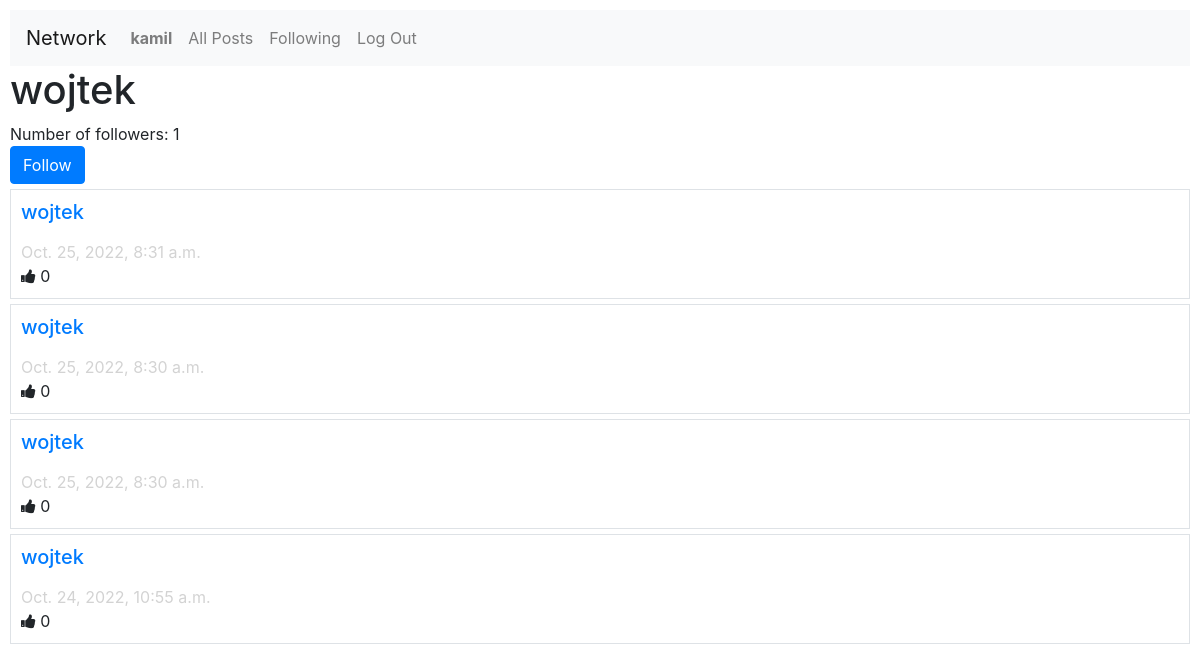
Screenshot of /profile/wojtek (signed in) with the database file from the repository.
### network/models.py (models this page shows, shortened)
class User(AbstractUser):
    pass
    number_followers = models.IntegerField(default = 0)
    def __str__(self):
        return self.username

class Post(models.Model):
    author = models.ForeignKey(User, on_delete=models.CASCADE)
    body = models.CharField(max_length = 1024)
    time_stamp = models.DateTimeField(auto_now_add = True)
    likes = models.PositiveIntegerField(default = 0)

### network/views.py (the view)
# urls.py: path("profile/<str:user>", views.profile, name="profile"),
def profile(request,user):
    flag = True
    author = User.objects.get(username = user)
    followings = request.user.followings.all()
    for following in followings:
        if following.followed == author:
            flag = False
    followers = author.followers.count()
    author.number_followers = followers
    author.save()
    posts = Post.objects.filter(author = author).order_by('-time_stamp')
    return render(request, "network/profile.html", {
        'posts':posts,
        'author': author,
        'flag': flag
    })

### network/templates/network/profile.html (shortened to what this page needs)
{% extends "network/layout.html" %}
{% block body %}
    <h1>{{author.username}}</h1>
    <span>Number of followers: {{ author.number_followers }}</span>
    {% if user != author %}
        <form action="follow/{{author.username}}" method="post">
            {% if flag %}
                <button id = "follow" type="submit" class="btn btn-primary"> Follow </button>
            {% else %}
                <button id = "unfollow" type="submit" class="btn btn-primary"> Unfollow </button>
            {% endif %}
        </form>
    {% endif %}
    {% for post in posts %}
    <div class="border post">
        <h5><a href = "{% url 'profile' post.author %}">{{post.author}}</a></h5>
        <span id="timestamp">{{post.time_stamp}}</span><br>
        <span id="likes"><i class="fa fa-thumbs-up"></i> {{post.likes}}</span>
    </div>
    {%endfor%}
{% endblock %}

### network/templates/network/layout.html (shortened to what this page needs)
{% load static %}
<!DOCTYPE html>
<html lang="en">
    <head>
        <link rel="stylesheet" href="https://stackpath.bootstrapcdn.com/bootstrap/4.4.1/css/bootstrap.min.css">
        <link href="{% static 'network/styles.css' %}" rel="stylesheet">
        <link rel="stylesheet" href="https://cdnjs.cloudflare.com/ajax/libs/font-awesome/4.7.0/css/font-awesome.min.css">
    </head>
    <body>
        <nav class="navbar navbar-expand-lg navbar-light bg-light">
            <a class="navbar-brand" href="#">Network</a>
            <div>
              <ul class="navbar-nav mr-auto">
                {% if user.is_authenticated %}
                    <li class="nav-item">
                        <a class="nav-link" href="{% url 'profile' user %}"><strong>{{ user.username }}</strong></a>
                    </li>
                {% endif %}
                <li class="nav-item">
                  <a class="nav-link" href="{% url 'index' %}">All Posts</a>
                </li>
                {% if user.is_authenticated %}
                    <li class="nav-item">
                        <a class="nav-link" href="{% url 'following' %}">Following</a>
                    </li>
                    <li class="nav-item">
                        <a class="nav-link" href="{% url 'logout' %}">Log Out</a>
                    </li>
                {% endif %}
              </ul>
            </div>
          </nav>
        <div class="body">
            {% block body %}
            {% endblock %}
        </div>
    </body>
</html>

### network/static/network/styles.css (style rules this page uses)
body { padding: 10px; }
.post { padding: 10px; margin-bottom: 5px; }
#timestamp { color: lightgrey; }
#follow { margin-bottom: 5px; }

### rows the page displays
User: username "kamil"
User: username "wojtek", number_followers "1"
Post: author "wojtek", time_stamp "Oct. 25, 2022, 8:31 a.m.", likes "0"
Post: author "wojtek", time_stamp "Oct. 25, 2022, 8:30 a.m.", likes "0"
Post: author "wojtek", time_stamp "Oct. 25, 2022, 8:30 a.m.", likes "0"
Post: author "wojtek", time_stamp "Oct. 24, 2022, 10:55 a.m.", likes "0"
